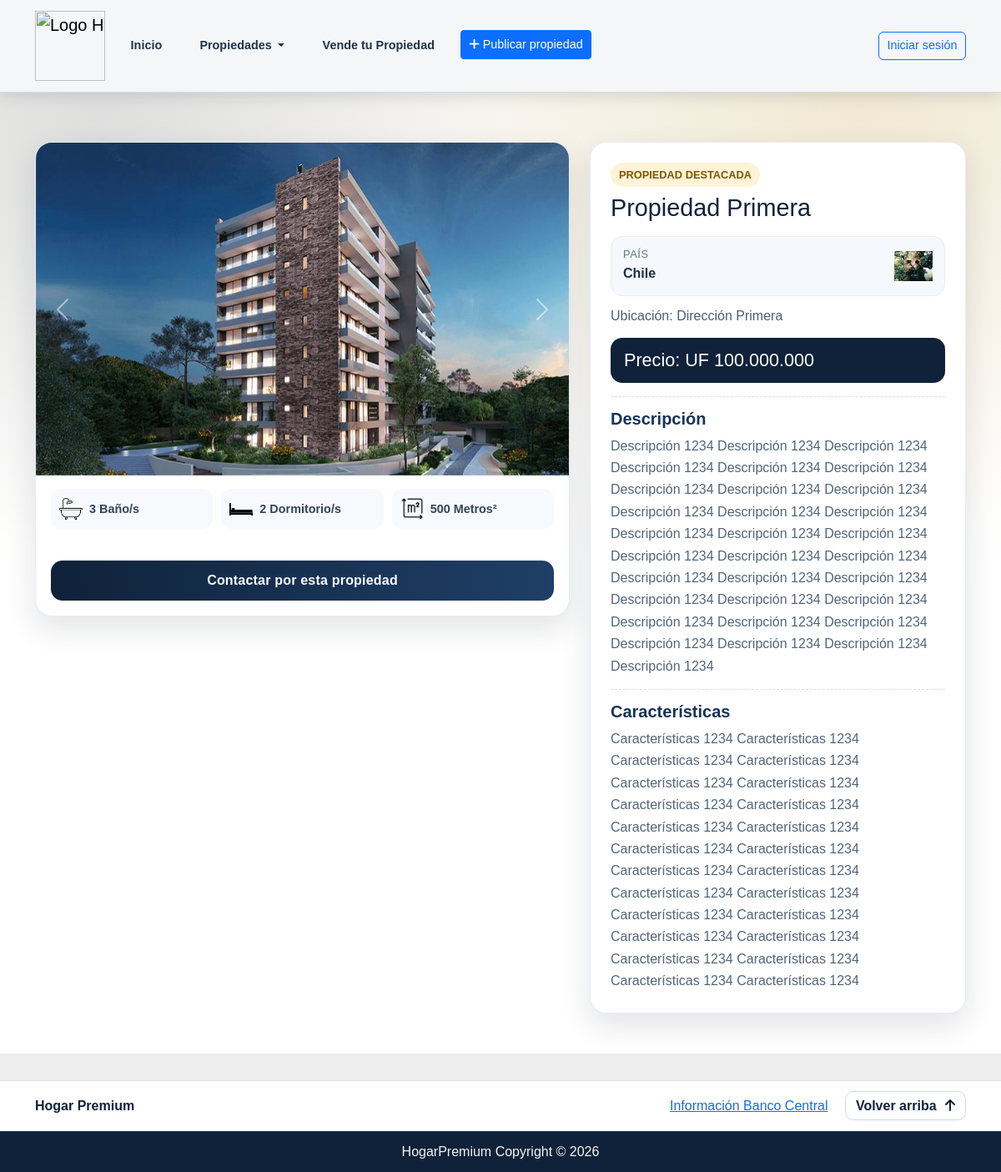
/1/, run on the app's committed database.
### inmobiliaria_app/models.py (models this page shows, shortened)
class ImagenPropiedad(models.Model):
    idPropiedad                 = models.ForeignKey(Propiedad, on_delete=models.CASCADE, related_name='images', to_field='idPropiedad')
    imagenPropiedad             = models.ImageField(upload_to='imagenes/', verbose_name='Imagen/es de Propiedad')

class Propiedad(models.Model):
    TIPO_PROPIEDAD_OPCIONES = [
        ('ar', 'Arriendo'),
        ('ve', 'Venta'),
    ]
    DISPONIBLE_OPCIONES = [
        ('si', 'Disponible'),
        ('no', 'No Disponible'),
    ]
    JARDIN_OPCIONES = [
        ('si', 'Si tiene Jardín'),
        ('no', 'No tiene Jardín'),
    ]
    PATIO_OPCIONES = [
        ('si', 'Si tiene Patio'),
        ('no', 'No tiene Patio'),
    ]
    GARAGE_OPCIONES = [
        ('si', 'Si tiene Garage'),
        ('no', 'No tiene Garage'),
    ]
    SOTANO_OPCIONES = [
        ('si', 'Si tiene Sótano'),
        ('no', 'No tiene Sótano'),
    ]
    idPropiedad                 = models.AutoField(primary_key=True, verbose_name='ID')
    tituloPropiedad             = models.CharField(max_length=100, verbose_name='Titulo de Propiedad')
    direccionPropiedad          = models.CharField(max_length=100, verbose_name='Dirección de Propiedad')
    descripcionPropiedad        = models.CharField(max_length=1500, verbose_name='Descripción de Propiedad')
    caracteristicasPropiedad    = models.CharField(max_length=1500, verbose_name='Características de Propiedad', null=True)
    precioPropiedad             = models.IntegerField(validators=[MinValueValidator(1)], verbose_name='Precio de Propiedad') # PRECIO EN UF # PROBAR API https://api.cmfchile.cl/documentacion/UF.html
    paisPropiedad               = models.ForeignKey(Pais, on_delete=models.CASCADE, verbose_name='País de Propiedad')
    tipoPropiedad               = models.CharField(
        max_length=2,
        choices=TIPO_PROPIEDAD_OPCIONES,
        verbose_name='Arriendo o Venta'
    )
    disponibilidadPropiedad     = models.CharField(
        max_length=2,
        choices=DISPONIBLE_OPCIONES,
        verbose_name='Disponibilidad'
    )
    habitacionesPropiedad       = models.IntegerField(validators=[MinValueValidator(0), MaxValueValidator(100)], verbose_name='Cantidad de Habitaciones')
    bannosPropiedad             = models.IntegerField(validators=[MinValueValidator(0), MaxValueValidator(100)], verbose_name='Cantidad de Baños')
    metroscubPropiedad          = models.IntegerField(validators=[MinValueValidator(1)], verbose_name='Metros Cuadrados de Propiedad')
    jardinPropiedad            = models.CharField(
        max_length=2,
        choices=JARDIN_OPCIONES,
        verbose_name='¿Tiene Jardín?'
    )
    patioPropiedad            = models.CharField(
        max_length=2,
        choices=PATIO_OPCIONES,
        verbose_name='¿Tiene Patio?'
    )
    garagePropiedad            = models.CharField(
        max_length=2,
        choices=GARAGE_OPCIONES,
        verbose_name='¿Tiene Garage?'
    )
    sotanoPropiedad            = models.CharField(
        max_length=2,
        choices=SOTANO_OPCIONES,
        verbose_name='¿Tiene Sótano?'
    )
    ofertaPropiedad             = models.IntegerField(validators=[MinValueValidator(0), MaxValueValidator(100)], verbose_name='% de Oferta')

class Pais(models.Model):
    TIPO_MONEDA_OPCIONES = {
        ('uf', 'UF'),
        ('eu', 'EURO'),
    }
    nombrePais      = models.CharField(max_length=50, unique=True, verbose_name='Nombre de País')
    iconoPais       = models.ImageField(upload_to='imagenes/', verbose_name='Icono de País')
    tipoMoneda      = models.CharField(max_length=2, choices=TIPO_MONEDA_OPCIONES, verbose_name='UF o EURO')
    codigoCelular   = models.CharField(max_length=4, verbose_name='Código de País')

### inmobiliaria_app/views.py (the view)
# urls.py: path('<int:id>/', views.ficha, name='ficha'),
def ficha (request, id):
    esAdmin = request.user.is_superuser
    propiedad = get_object_or_404(Propiedad, idPropiedad=id)
    if request.method == 'POST':
        post_data = request.POST.copy()
        post_data['idPropiedadContacto'] = id
        tipo_contacto = 'coar' if propiedad.tipoPropiedad == 'ar' else 'comp'
        post_data['tipoContacto'] = tipo_contacto
        contacto_form = ContactoForm(post_data, request.FILES)
        if contacto_form.is_valid():
            contacto_form.save()
            return redirect('ficha', id=id)
        else:
            print("Errores en contacto_form:", contacto_form.errors)
    else:
        contacto_form = ContactoForm()
    context={
        'es_admin': esAdmin,
        'propiedad': propiedad,
        'pais': propiedad.paisPropiedad,
        'contacto_form' : contacto_form,
    }
    return render(request, 'inmobiliaria/ficha.html', context)

### inmobiliaria_app/templatetags/custom_filters.py (called while the page is built)
@register.filter
def formatear_dinero_uf(value):
    value = round(value)
    value = f'UF {value:,}'
    value = value.replace(',', '.')
    return value

### inmobiliaria_app/templates/inmobiliaria/ficha.html (shortened to what this page needs)
﻿{% extends 'inmobiliaria/base.html' %}
{% load static %}
{% load crispy_forms_tags %}
{% load custom_filters %}
    {% block head %}
    <link href="{%static  'css/ficha.css'%}" rel="stylesheet">
    {% endblock head %}
{% block body %}
<section class="ficha-page">
  <div class="container py-4 py-lg-5">
    <div class="row g-4 align-items-start">
      <div class="col-12 col-xl-7">
        <div class="ficha-card media-card">
          <div id="carouselExampleIndicators" class="carousel slide property-carousel" data-bs-ride="carousel">
            <div class="carousel-inner">
              {% for imagen in propiedad.images.all %}
                <div class="carousel-item {% if forloop.first %}active{% endif %}">
                  <img src="{{ imagen.imagenPropiedad.url }}" class="d-block w-100 img-fluid" alt="Imagen de {{ propiedad.tituloPropiedad }}" loading="lazy" decoding="async">
                </div>
              {% empty %}
                <div class="carousel-item active">
                  <img src="{% static 'images/icono.png' %}" class="d-block w-100 img-fluid" alt="Sin imagen" loading="lazy" decoding="async">
                </div>
              {% endfor %}
            </div>
            <button class="carousel-control-prev" type="button" data-bs-target="#carouselExampleIndicators" data-bs-slide="prev">
              <span class="carousel-control-prev-icon" aria-hidden="true"></span>
            </button>
            <button class="carousel-control-next" type="button" data-bs-target="#carouselExampleIndicators" data-bs-slide="next">
              <span class="carousel-control-next-icon" aria-hidden="true"></span>
            </button>
          </div>
          <div class="stats-grid">
            <div class="stat-item">
              <i class="icono" id="imagenIconoBanio"></i>
              <span>{{ propiedad.bannosPropiedad }} Baño/s</span>
            </div>
            <div class="stat-item">
              <i class="icono" id="imagenIconoDormitorio"></i>
              <span>{{ propiedad.habitacionesPropiedad }} Dormitorio/s</span>
            </div>
            <div class="stat-item">
              <i class="icono" id="imagenIconoMetroCuadrado"></i>
              <span>{{ propiedad.metroscubPropiedad }} Metros²</span>
            </div>
          </div>
          <div class="amenities-wrap">
          </div>
          <button class="btn contact-btn" type="button" data-bs-toggle="modal" data-bs-target="#contacto_ficha">Contactar por esta propiedad</button>
        </div>
      </div>
      <div class="col-12 col-xl-5">
        <aside class="ficha-card details-card">
          <p class="listing-tag mb-2">Propiedad destacada</p>
          <h1 class="listing-title">{{ propiedad.tituloPropiedad }}</h1>
          <div class="location-row">
            <div>
              <h6 class="mb-1">País</h6>
              <p class="mb-0">{{ pais.nombrePais }}</p>
            </div>
            <img src="{{ pais.iconoPais.url }}" alt="Icono de {{ pais.nombrePais }}" class="country-icon">
          </div>
          <p class="location-text">Ubicación: {{ propiedad.direccionPropiedad }}</p>
          <div class="price-box">
            {% if pais.tipoMoneda == 'eu' %}
              <h3>Precio: {{ propiedad.precioPropiedad|formatear_dinero_euro }}</h3>
            {% elif pais.tipoMoneda == 'uf' %}
              <h3>Precio: {{ propiedad.precioPropiedad|formatear_dinero_uf }}</h3>
            {% endif %}
          </div>
          <div class="content-block">
            <h5>Descripción</h5>
            <p>{{ propiedad.descripcionPropiedad }}</p>
          </div>
          <div class="content-block">
            <h5>Características</h5>
            <p>{{ propiedad.caracteristicasPropiedad }}</p>
          </div>
        </aside>
      </div>
    </div>
  </div>
</section>
{% endblock body %}

### inmobiliaria_app/static/css/base.css (style rules this page uses)
:root { --brand-navy: #0F223A; --brand-gold: #C89A2B; --brand-cream: #f8f5ed; --brand-soft: #e5eaf1; }
body { background-color: #fa9092; }

### inmobiliaria_app/static/css/ficha.css (style rules this page uses)
.ficha-page { padding-top: 98px; min-height: calc(100vh - 120px); background: radial-gradient(circle at 10% 12%, rgba(15, 34, 58, 0.12) 0, rgba(15, 34, 58, 0) 32%), radial-gradient(circle at 86% 8%, rgba(200, 154, 43, 0.16) 0, rgba(200, 154, 43, 0) 34%), linear-gradient(180deg, #f8f6f1 0%, #ffffff 55%); }
.ficha-card { background: #ffffff; border-radius: 20px; border: 1px solid #e9ecef; box-shadow: 0 14px 36px rgba(10, 22, 38, 0.12); overflow: hidden; }
.property-carousel .carousel-inner { aspect-ratio: 16 / 10; background: #dde3ea; }
.property-carousel .carousel-item img { width: 100%; height: 100%; object-fit: cover; }
.property-carousel .carousel-control-prev, .property-carousel .carousel-control-next { width: 10%; }
.stats-grid { display: grid; grid-template-columns: repeat(3, minmax(0, 1fr)); gap: 10px; padding: 16px 18px 8px; }
.stat-item { display: flex; align-items: center; gap: 8px; padding: 10px; background: #f7f9fc; border-radius: 12px; color: #30455c; font-weight: 600; font-size: 0.9rem; }
.icono { display: inline-block; width: 28px; height: 28px; background-size: contain; background-repeat: no-repeat; background-position: center; flex: 0 0 auto; }
#imagenIconoBanio { background-image: url('/static/images/tina.png'); }
#imagenIconoDormitorio { background-image: url('/static/images/cama.png'); }
#imagenIconoMetroCuadrado { background-image: url('/static/images/metroCuadrado.png'); }
.amenities-wrap { display: flex; flex-wrap: wrap; gap: 10px; padding: 8px 18px 4px; }
.contact-btn { background: linear-gradient(90deg, #0f223a 0%, #1f3f67 100%); color: #f9fbff; border: 0; border-radius: 14px; font-weight: 700; letter-spacing: 0.2px; padding: 12px 16px; }
.media-card .contact-btn { width: calc(100% - 36px); margin: 18px; }
.details-card { padding: 24px; }
.listing-tag { display: inline-block; background: #fef3d7; color: #7e5600; border-radius: 999px; padding: 5px 10px; font-size: 0.8rem; font-weight: 700; text-transform: uppercase; }
.listing-title { font-size: clamp(1.5rem, 2.4vw, 2.05rem); color: #0f223a; line-height: 1.2; margin-bottom: 16px; }
.location-row { display: flex; justify-content: space-between; align-items: center; background: #f5f8fc; border: 1px solid #e7edf5; border-radius: 14px; padding: 12px 14px; margin-bottom: 12px; }
.location-row h6 { color: #627489; font-size: 0.8rem; text-transform: uppercase; letter-spacing: 0.6px; }
.location-row p { color: #1a2f47; font-weight: 700; }
.country-icon { width: 46px; height: 46px; object-fit: contain; }
.location-text { color: #4b5f75; margin-bottom: 14px; }
.price-box { background: #0f223a; color: #ffffff; border-radius: 14px; padding: 14px 16px; margin-bottom: 16px; }
.price-box h3 { margin: 0; font-size: 1.35rem; }
.content-block { border-top: 1px dashed #d6dde8; padding-top: 14px; margin-top: 14px; }
.content-block h5 { color: #153457; font-weight: 700; margin-bottom: 8px; }
.content-block p { color: #536579; margin: 0; line-height: 1.65; word-wrap: break-word; }

### inmobiliaria_app/templates/inmobiliaria/base.html (style rules this page uses)
body { font-family: sans-serif; background-color: rgb(237, 237, 237); }

### data on the page
ImagenPropiedad: imagenPropiedad (picture)
Propiedad: bannosPropiedad "3", habitacionesPropiedad "2", metroscubPropiedad "500", tituloPropiedad "Propiedad Primera", direccionPropiedad "Dirección Primera", precioPropiedad "UF 100.000.000", descripcionPropiedad "Descripción 1234 Descripción 1234 Descripción 1234 Descripción 1234 Descripción 1234 Descripción 1234 Descripción 1234 Descripción 1234 Descripción 1234 Descripción 1234 Descripción 1234 Descripción 1234 Descripción 1234 Descripción 1234 Descripción 1234 Descripción 1234 Descripción 1234 Descripción 1234 Descripción 1234 Descripción 1234 Descripción 1234 Descripción 1234 Descripción 1234 Descripción 1234 Descripción 1234 Descripción 1234 Descripción 1234 Descripción 1234 Descripción 1234 Descripción 1234 Descripción 1234", caracteristicasPropiedad "Características 1234 Características 1234 Características 1234 Características 1234 Características 1234 Características 1234 Características 1234 Características 1234 Características 1234 Características 1234 Características 1234 Características 1234 Características 1234 Características 1234 Características 1234 Características 1234 Características 1234 Características 1234 Características 1234 Características 1234 Características 1234 Características 1234 Características 1234 Características 1234"
Pais: nombrePais "Chile", iconoPais (picture)
